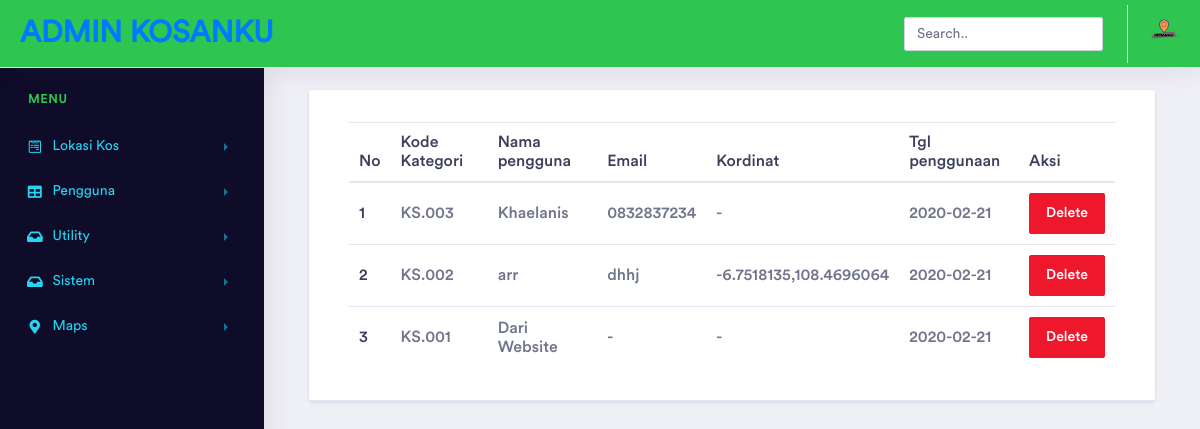
/pages/media.php?module=pengguna (signed in), run on the app's committed database.
### tables this page shows
CREATE TABLE `pengguna` (
  `id_pengguna` varchar(15) NOT NULL,
  `id_kategori` varchar(15) NOT NULL,
  `nama_pengguna` varchar(35) NOT NULL,
  `email` varchar(35) NOT NULL,
  `kordinat_pel` varchar(50) NOT NULL,
  `tgl_pengguna` date NOT NULL
);

### pages/modul/mod_pengguna/pengguna.php (the view, shortened to what this page needs)
<?php
$aksi="modul/mod_pengguna/aksi_pengguna.php";
switch($_GET[act]){
  default:
  echo "					<div class='col-xl-16 col-lg-16 col-md-12 col-sm-12 col-12'>
                            <div class='card'>
                                <h5 class='card-header'>
                                <div class='card-body'>
                                    <div class='table-responsive '>
                                        <table class='table'>
                                            <thead>
                                                <tr>
                                                    <th scope='col'>No</th>
													<th scope='col'>Kode Kategori</th>
                                                    <th scope='col'>Nama pengguna</th>
													<th scope='col'>Email</th>
													<th scope='col'>Kordinat</th>
													<th scope='col'>Tgl penggunaan</th>
													<th scope='col'>Aksi</th>
                                                </tr>
                                            </thead>
                                            <tbody>";
											$tampil=mysql_query("SELECT * FROM pengguna ORDER BY id_pengguna DESC");
    $no=1;
    while ($r=mysql_fetch_array($tampil)){
                                                echo"<tr>
                                                    <th scope='row'>$no</th>
													<td>$r[id_pengguna]</td>
                                                    <td>$r[nama_pengguna]</td>
													<td>$r[email]</td>
													<td>$r[kordinat_pel]</td>
													<td>$r[tgl_pengguna]</td>
													<td>
									<a class='btn btn-danger' href=javascript:confirmHold('$aksi?module=pengguna&act=hapus&id=$r[id_pengguna]')>
										<i class='icon-trash icon-white'></i>
										Delete
									</a></td>
                                                </tr>";
												$no++;
	}
                                            echo"</tbody>
                                        </table>
                                    </div>
                                </div>
                            </div>
                        </div>";
    break;
  }
?>

### data on the page
pengguna: id_pengguna "KS.003", nama_pengguna "Khaelanis", email "0832837234", kordinat_pel "-", tgl_pengguna "2020-02-21"
pengguna: id_pengguna "KS.002", nama_pengguna "arr", email "dhhj", kordinat_pel "-6.7518135,108.4696064", tgl_pengguna "2020-02-21"
pengguna: id_pengguna "KS.001", nama_pengguna "Dari Website", email "-", kordinat_pel "-", tgl_pengguna "2020-02-21"
